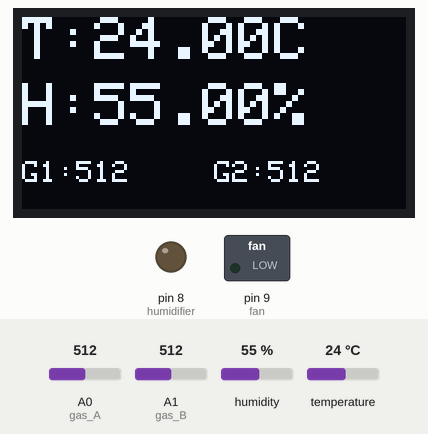
Simulated run of this sketch. Board: Arduino Uno, built with avr-gcc and run on an emulated ATmega328P. Shown: 128×64 one-colour display, switched loads named in the sketch (green lamp = pin HIGH), output pins drawn as LEDs (lit = HIGH). The inputs (shaded band) are chosen by the test bench; at power-on: humidity 55 %, temperature 24 °C, A0 (gas_A) = 512, A1 (gas_B) = 512. What the sketch prints to the serial monitor is not drawn.

Above: at 3.2 s.
3.3 s: humidity set to 69 %
At 5.4 s:
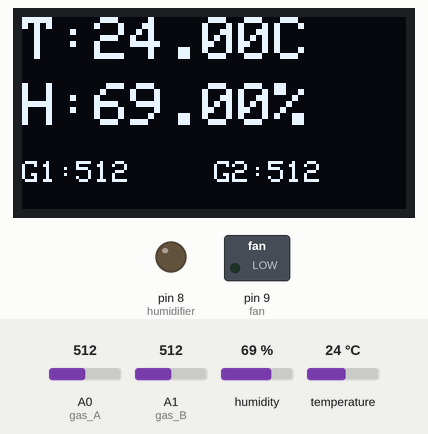
6.0 s: humidity set to 72 %
At 6.6 s:
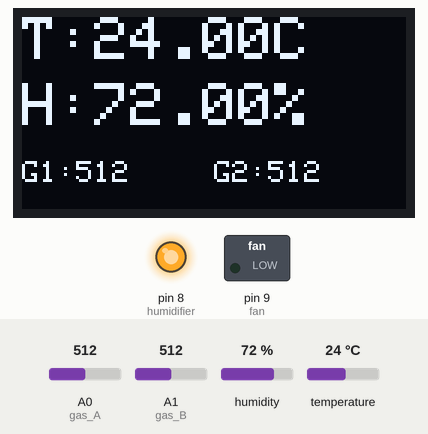
8.7 s: temperature set to 39 °C
At 11.2 s:
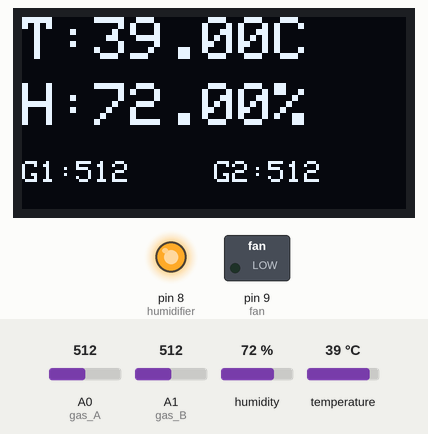
11.8 s: temperature set to 42 °C
At 13.6 s:
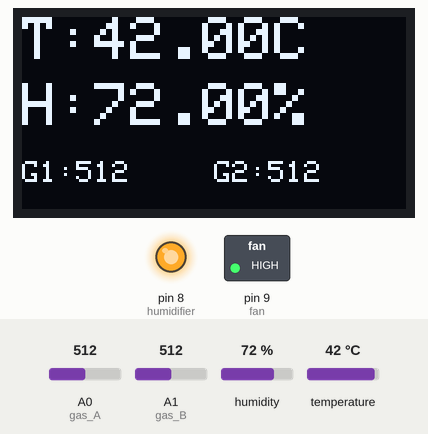
14.5 s: humidity set to 22 %
At 17.1 s:
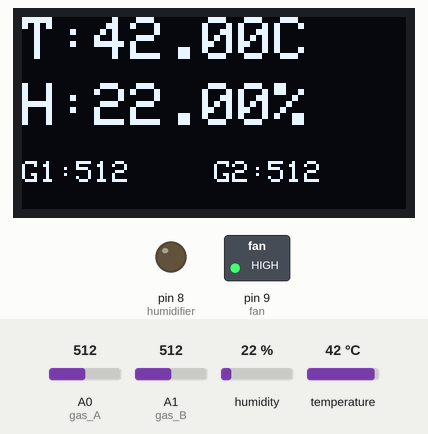
18.0 s: A0 (gas_A) set to 716
At 19.5 s:
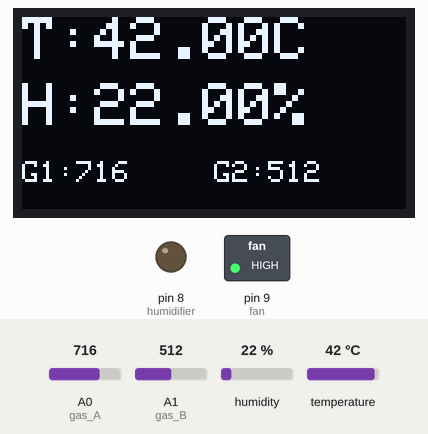
Timing chart, 0 to 21.0 s (numbered marks = the images above; inputs shaded):
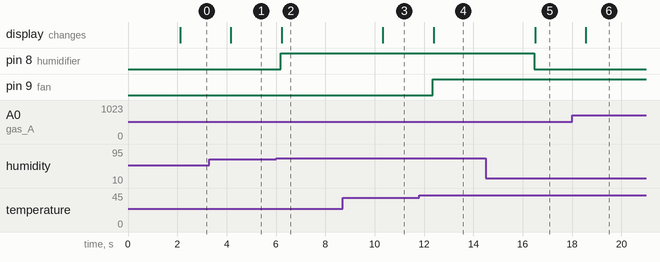

The sketch:

AgriPulse.ino
```cpp
#include <Wire.h>
#include <Adafruit_GFX.h>
#include <Adafruit_SSD1306.h>
#include <DHT.h>

#define SCREEN_WIDTH 128
#define SCREEN_HEIGHT 64
#define OLED_RESET -1
Adafruit_SSD1306 display(SCREEN_WIDTH, SCREEN_HEIGHT, &Wire, OLED_RESET);

#define DHTPIN 2
#define DHTTYPE DHT11
DHT dht(DHTPIN, DHTTYPE);

const int humidifier = 8;
const int fan = 9;
const int gas_A = A0;
const int gas_B = A1;

int val1 = 0;
int val2 = 0;

void setup() {
  Serial.begin(9600);

  pinMode(humidifier, OUTPUT);
  pinMode(fan, OUTPUT);
  pinMode(gas_A, INPUT);
  pinMode(gas_B, INPUT);

  dht.begin();

  if(!display.begin(SSD1306_SWITCHCAPVCC, 0x3C)) {
    Serial.println("Display Error");
    for(;;);
  }

  display.clearDisplay();
  display.setTextColor(WHITE);
  display.setTextSize(2);
  display.setCursor(10,20);
  display.println("System ON");
  display.display();
  delay(2000);
}

void loop() {
  float h = dht.readHumidity();
  float t = dht.readTemperature();

  val1 = analogRead(gas_A);
  val2 = analogRead(gas_B);

  if (isnan(h) || isnan(t)) {
    return;
  }

  if(t > 40) {
    digitalWrite(fan, HIGH);
  } else {
    digitalWrite(fan, LOW);
  }

  if(h > 70) {
    digitalWrite(humidifier, HIGH);
  } else {
    digitalWrite(humidifier, LOW);
  }

  Serial.println("--- LOG ---");
  Serial.print("Temp: "); Serial.print(t);
  Serial.print(" | Hum: "); Serial.println(h);
  Serial.print("G1: "); Serial.print(val1);
  Serial.print(" | G2: "); Serial.println(val2);

  display.clearDisplay();
  display.setTextSize(2);

  display.setCursor(0,0);
  display.print("T:"); display.print(t); display.print("C");

  display.setCursor(0,22);
  display.print("H:"); display.print(h); display.print("%");

  display.setTextSize(1);
  display.setCursor(0,48);
  display.print("G1:"); display.print(val1);

  display.setCursor(64,48);
  display.print("G2:"); display.print(val2);

  display.display();
  delay(2000);
}
```

Measured:
- the behaviour switches between 70 and 71 % on humidity (found by bisection; images 1 and 2)
- the behaviour switches between 40 and 41 °C on temperature (found by bisection; images 3 and 4)
- after the input at 3.3 s, the display: changes after 0.87 s (image 1)
- after the input at 6.0 s, pin 8 (humidifier): LOW → HIGH after 0.19 s; the display: changes after 0.22 s (image 2)
- after the input at 8.7 s, the display: changes after 1.6 s (image 3)
- after the input at 11.8 s, pin 9 (fan): LOW → HIGH after 0.56 s; the display: changes after 0.59 s (image 4)
- after the input at 14.5 s, pin 8 (humidifier): HIGH → LOW after 2.0 s; the display: changes after 2.0 s (image 5)
- after the input at 18.0 s, the display: changes after 0.56 s (image 6)
